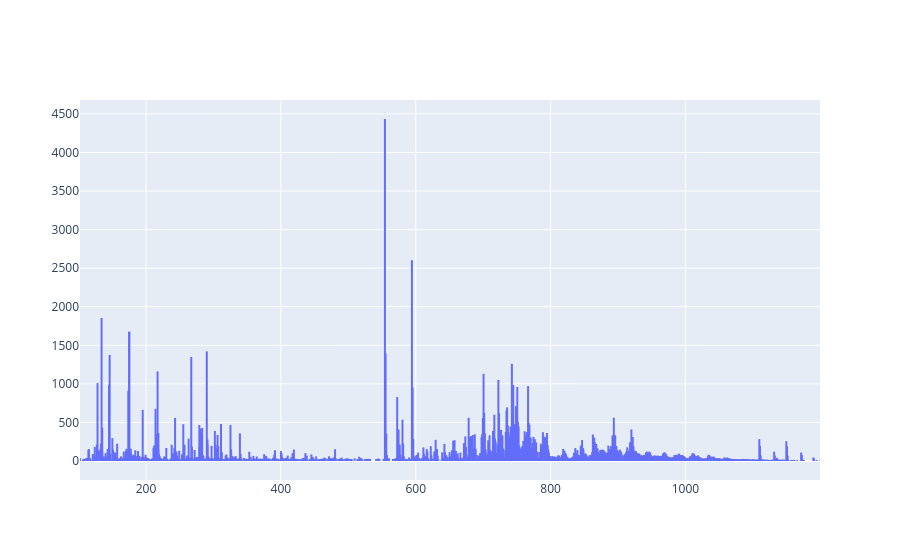

The code cell stored with this chart in its notebook:
### Markdown cell above
## After pretty much the same procedure, we see that the top features are now exclusively lipid-related. Can we interpret a little bit by looking at the mean spectrum of the sampled data and work out why?

### Code cell
tic_spectrum = Data_sampled.mean(axis=0)

fig = go.Figure(go.Scatter(
    x=np.repeat(mz, 3),
    y=np.ravel(np.column_stack([np.zeros_like(tic_spectrum), tic_spectrum, np.nan * tic_spectrum])),
    mode="lines"
))

fig.show()

### Figure 1 — Plotly figure (JSON) as saved in the notebook; plotly's stock layout.template omitted (floating-point values rounded to 4 significant figures; data arrays with more than 128 entries replaced by an {"elided": "..."} marker saying what was removed)
{"data": [{"mode": "lines", "type": "scatter", "x": {"elided": "6069 float values"}, "y": {"elided": "6069 float values"}}], "layout": {}}
